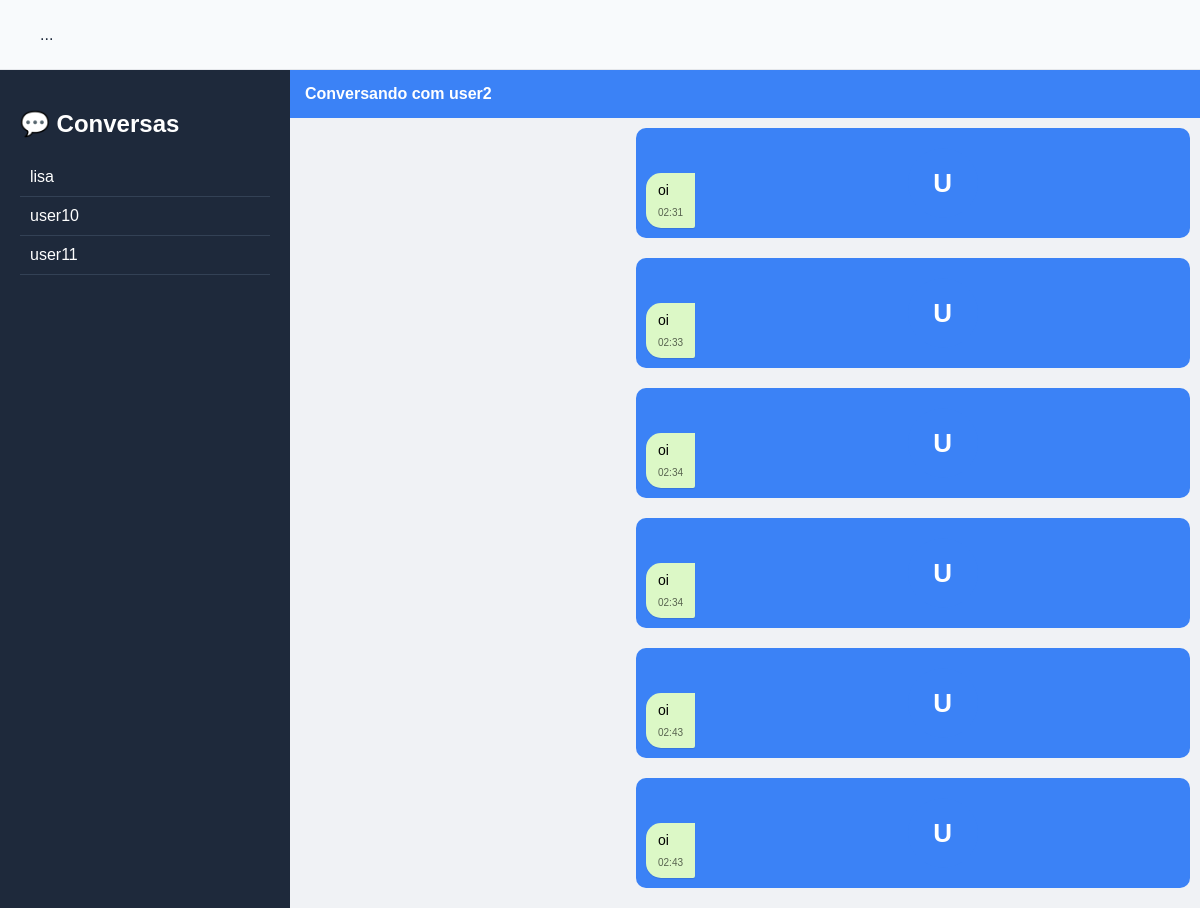
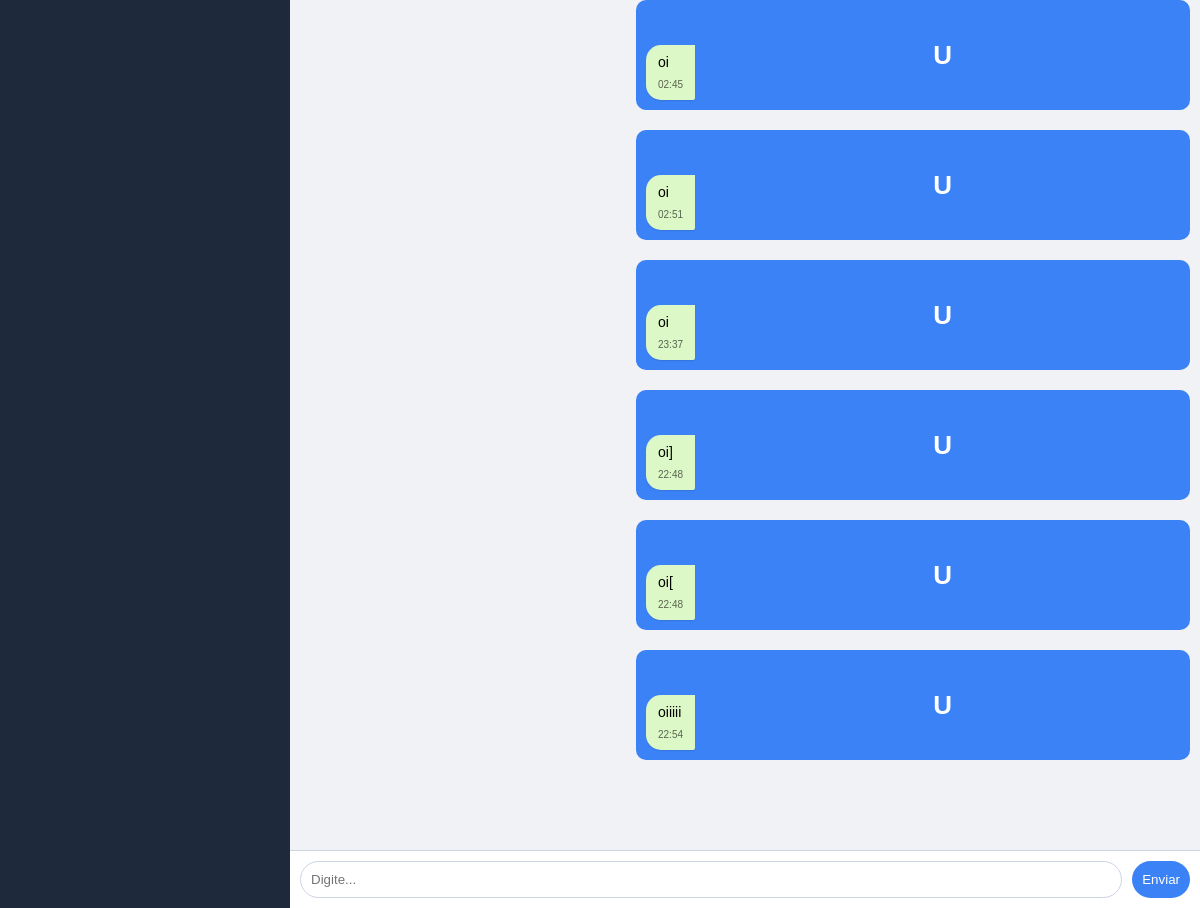
Screenshot of /chat/12/ (signed in) with the database file from the repository (2 pictures, top to bottom).
### usuarios/models.py (models this page shows, shortened)
class Usuario(models.Model):
    username = models.CharField(max_length=100)
    password = models.CharField(max_length=100)
    idioma_nativo = models.CharField(max_length=50)
    idioma_aprendizado = models.CharField(max_length=50)
    interesses = models.CharField(max_length=200)
    foto = models.ImageField(upload_to='fotos/', blank=True, null=True)

class Mensagem(models.Model):
    remetente = models.ForeignKey(Usuario, on_delete=models.CASCADE, related_name='mensagens_enviadas')
    destinatario = models.ForeignKey(Usuario, on_delete=models.CASCADE, related_name='mensagens_recebidas')
    texto = models.TextField()
    criado_em = models.DateTimeField(auto_now_add=True)
    status = models.CharField(max_length=20, default='enviada')
    status = models.CharField(
    max_length=20,
    default='enviada'
)

### usuarios/views.py (the view)
# urls.py: path('chat/', views.chat, name='chat'),
def chat(request, user_id):
    usuario_logado = request.session.get('usuario_nome')
    if not usuario_logado:
        return redirect('home')
    de_usuario = Usuario.objects.filter(username=usuario_logado).first()
    para_usuario = Usuario.objects.get(id=user_id)
    mensagens = Mensagem.objects.filter(
        remetente__in=[de_usuario, para_usuario],
        destinatario__in=[de_usuario, para_usuario]
    ).order_by('criado_em')
    conversas = Mensagem.objects.filter(
        remetente=de_usuario
    ).values_list('destinatario', flat=True)
    conversas_recebidas = Mensagem.objects.filter(
        destinatario=de_usuario
    ).values_list('remetente', flat=True)
    usuarios_ids = set(list(conversas) + list(conversas_recebidas))
    usuarios_conversas = Usuario.objects.filter(id__in=usuarios_ids)
    return render(request, 'usuarios/chat.html', {
        'mensagens': mensagens,
        'destinatario': para_usuario,
        'usuarios_conversas': usuarios_conversas
    })

### usuarios/templates/usuarios/chat.html (shortened to what this page needs)
{% load static %}
<!DOCTYPE html>
<html>
<head>
    <link rel="stylesheet" href="{% static 'usuarios/style.css' %}">
</head>
<div class="navbar">
    ...
</div>
<div class="container">
    <div class="sidebar">
        <h2>💬 Conversas</h2>
        {% for u in usuarios_conversas %}
            <a href="/chat/{{ u.id }}/" style="color:white;text-decoration:none;">
                <div class="user">{{ u.username }}</div>
            </a>
        {% endfor %}
    </div>
    <div class="chat-area">
        <div class="chat-header">
            Conversando com {{ destinatario.username }}
        </div>
        <div class="chat-box" id="chat-box">
    {% for msg in mensagens %}
        <div class="message {% if msg.remetente.username == request.session.usuario_nome %}me{% else %}other{% endif %}">
            <div class="avatar">
                {{ msg.remetente.username|first|upper }}
            </div>
            <div class="bubble">
                {{ msg.texto }}
                <div class="time">
                    {{ msg.criado_em|date:"H:i" }}
                </div>
            </div>
        </div>
    {% endfor %}
</div>
    <div class="chat-input">
        <input type="text" id="mensagem" placeholder="Digite...">
        <button onclick="enviar()">Enviar</button>
    </div>
</div>
</body>
</html>

### usuarios/static/usuarios/style.css (style rules this page uses)
.avatar { width: 70px; height: 70px; border-radius: 50%; background: #3b82f6; color: white; display: flex; align-items: center; justify-content: center; font-size: 26px; font-weight: bold; margin: 10px auto; }
.container { display: flex; height: 100vh; }
.sidebar { width: 250px; background: #1e293b; color: white; padding: 20px; }
.user { padding: 10px; border-bottom: 1px solid #334155; cursor: pointer; }
.chat-area { flex: 1; display: flex; flex-direction: column; }
.chat-header { background: #3b82f6; color: white; padding: 15px; font-weight: bold; }
.chat-box { flex: 1; padding: 20px; overflow-y: auto; display: flex; flex-direction: column; gap: 10px; background: #f1f5f9; }
.message { display: flex; align-items: flex-end; gap: 10px; max-width: 70%; }
.me { align-self: flex-end; flex-direction: row-reverse; }
.bubble { padding: 10px 15px; border-radius: 15px; }
.me .bubble { background: #3b82f6; color: white; border-bottom-right-radius: 2px; }
.time { font-size: 10px; margin-top: 5px; opacity: 0.6; }
.chat-input { display: flex; padding: 15px; background: white; border-top: 1px solid #cbd5e1; }
.chat-input input { flex: 1; padding: 12px; border-radius: 20px; border: 1px solid #cbd5e1; outline: none; }
.chat-input button { margin-left: 10px; padding: 10px 20px; border-radius: 20px; background: #3b82f6; color: white; border: none; cursor: pointer; }
.chat-header { background: #3b82f6; color: white; padding: 12px 20px; display: flex; align-items: center; }
.navbar { width: 100%; height: 70px; background: #f8fafc; display: flex; justify-content: space-between; align-items: center; padding: 0 40px; box-sizing: border-box; border-bottom: 1px solid #e5e7eb; }
.message { display: flex; width: 100%; margin-bottom: 10px; }
.message.me { justify-content: flex-end; }
.bubble { padding: 8px 12px; border-radius: 18px; max-width: 60%; word-wrap: break-word; position: relative; font-size: 14px; line-height: 1.4; }
.me .bubble { background-color: #007bff; color: white; border-bottom-right-radius: 2px; }
#chat-box { display: flex; flex-direction: column; padding: 10px; height: 400px; overflow-y: auto; background: #f0f2f5; }
.message { display: flex; width: 100%; margin-bottom: 8px; }
.bubble { padding: 8px 12px; border-radius: 15px; max-width: 65%; word-wrap: break-word; font-size: 14px; position: relative; box-shadow: 0 1px 1px rgba(0,0,0,0.1); }
.me .bubble { background-color: #dcf8c6; color: #000; border-top-right-radius: 0; }

### usuarios/templates/usuarios/chat.html (style rules this page uses)
.container { display: flex; height: 100vh; }
.sidebar { width: 250px; background: #1e293b; color: white; padding: 20px; }
.user { padding: 10px; border-bottom: 1px solid #334155; cursor: pointer; }
.chat-area { flex: 1; display: flex; flex-direction: column; }
.chat-header { background: #3b82f6; color: white; padding: 15px; }
.chat-box { flex: 1; padding: 20px; overflow-y: auto; display: flex; flex-direction: column; }
.message { max-width: 60%; padding: 10px; margin-bottom: 10px; border-radius: 10px; }
.me { background: #3b82f6; color: white; align-self: flex-end; }
.time { font-size: 10px; opacity: 0.6; text-align: right; }
.chat-input { display: flex; padding: 10px; background: white; }
.chat-input input { flex: 1; padding: 10px; }
.chat-input button { margin-left: 10px; background: #3b82f6; color: white; border: none; padding: 10px; }

### rows the page displays
Usuario: username "lisa"
Usuario: username "user10"
Usuario: username "user11"
Usuario: username "user2"
Mensagem: remetente.username|first "U", texto "oi", criado_em "02:31"
Mensagem: remetente.username|first "U", texto "oi", criado_em "02:33"
Mensagem: remetente.username|first "U", texto "oi", criado_em "02:34"
Mensagem: remetente.username|first "U", texto "oi", criado_em "02:34"
Mensagem: remetente.username|first "U", texto "oi", criado_em "02:43"
Mensagem: remetente.username|first "U", texto "oi", criado_em "02:43"
Mensagem: remetente.username|first "U", texto "oi", criado_em "02:45"
Mensagem: remetente.username|first "U", texto "oi", criado_em "02:51"
Mensagem: remetente.username|first "U", texto "oi", criado_em "23:37"
Mensagem: remetente.username|first "U", texto "oi]", criado_em "22:48"
Mensagem: remetente.username|first "U", texto "oi[", criado_em "22:48"
Mensagem: remetente.username|first "U", texto "oiiiii", criado_em "22:54"
